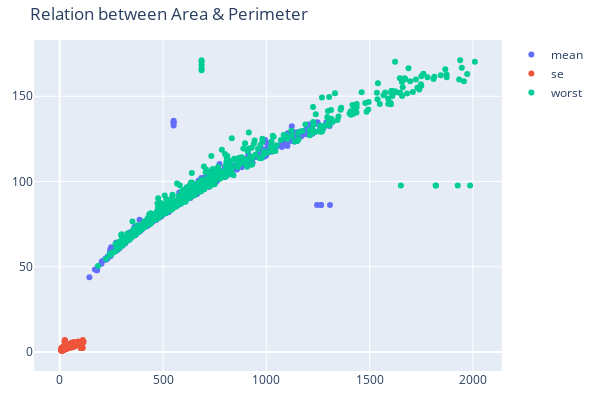

Source (notebook cell):
### Code cell
plot.scatter_feature_plot(df, "area", "perimeter", "Relation between Area & Perimeter", fields)

### Figure 1 — Plotly figure (JSON) as saved in the notebook; plotly's stock layout.template omitted (floating-point values rounded to 4 significant figures; data arrays with more than 128 entries replaced by an {"elided": "..."} marker saying what was removed)
{"data": [{"mode": "markers", "name": "mean", "type": "scatter", "x": {"elided": "569 float values"}, "y": {"elided": "569 float values"}}, {"mode": "markers", "name": "se", "type": "scatter", "x": {"elided": "569 float values"}, "y": {"elided": "569 float values"}}, {"mode": "markers", "name": "worst", "type": "scatter", "x": {"elided": "569 float values"}, "y": {"elided": "569 float values"}}], "layout": {"height": 400, "margin": {"b": 20, "l": 20, "r": 20, "t": 40}, "title": {"text": "Relation between Area & Perimeter"}, "width": 600}}
